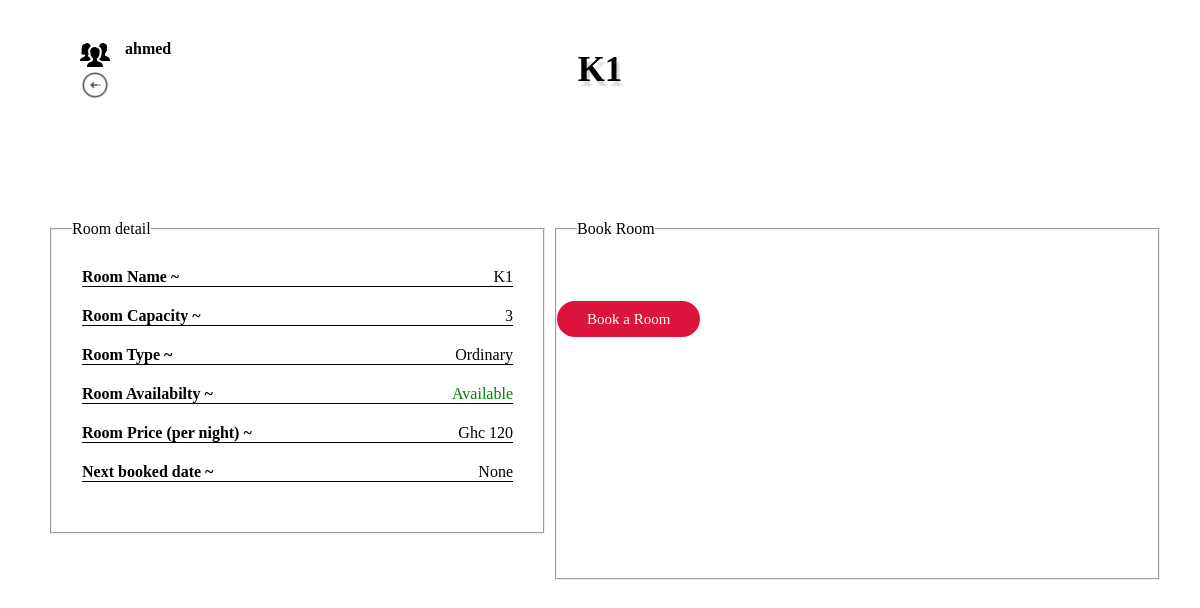
Page /receptionist/emp_room/K1 (signed in) on the committed database.
### receptionist/models.py (models this page shows, shortened)
class Room(models.Model):
    name = models.TextField(max_length=100, primary_key=True, unique=True)
    capacity = models.IntegerField()
    sizes = (
        ('Executive', 'Executive'),
        ('Ordinary', 'Ordinary'),
        ('Standard', 'Standard'),
        )
    grade = models.CharField(max_length=100, choices=sizes)
    price = models.IntegerField()
    availability = models.BooleanField(default=True)
    next_booked_date = models.DateField(null=True, blank=True)
    next_free_date = models.DateField(null=True, blank=True)

### receptionist/views.py (the view)
@login_required(login_url = './emp_login')
def emp_room(request, pk):
    room = Room.objects.get(name= pk)
    room_name = room.name
    booker = Booking.objects.filter(room_name=room_name).first()
    if request.method == 'POST':
        booker.active = False
        room.availability = True
        booker.save()
        room.save()
        return redirect('../emp_rooms')
    return render(request, 'emp_room.html', {'room': room, 'booker':booker})

### templates/emp_room.html (shortened to what this page needs)
{% load static %}
<!DOCTYPE html>
<html lang="en">
<head>
    <link rel="stylesheet" href={% static "style.css" %}>
</head>
<body class="body1">
    <div class="container dash1">
        <h2>{{room.name}}</h2>
        <div class="logout1">
            <div class="iden">
                <img src={% static  "./images/icons/people_60px.png" %} alt="">
                {% if user.is_authenticated %}
                <p>{{user.username}}</p>
                {% endif %}
            </div>
            <a href="../emp_rooms"><img src={% static "./images/icons/back_arrow_64px.png" %} alt=""></a>
        </div>
        <div class="main_body">
            <aside class="aside1">
                <fieldset>
                    <legend>Room detail</legend>
                    <div class="details">
                        <div class="line">
                            <label for="">Room Name ~</label>
                            <span>{{room.name}}</span>
                        </div>
                        <div class="line">
                            <label for="">Room Capacity ~</label>
                            <span>{{room.capacity}}</span>
                        </div>
                        <div class="line">
                            <label for="">Room Type ~</label>
                            <span>{{room.grade}}</span>
                        </div>
                        {% if room.availability is True %}
                        <div class="line">
                            <label for="">Room Availabilty ~</label>
                            <span class="available">Available</span>
                        </div>
                        {% else %}
                        <div class="line">
                            <label for="">Room Availabilty ~</label>
                            <span class="unavailable">Unavailable</span>
                        </div>
                        {% endif %}
                        <div class="line">
                            <label for="">Room Price (per night) ~</label>
                            <span>Ghc {{room.price}}</span>
                        </div>
                        <div class="line">
                            <label for="">Next booked date ~</label>
                            <span>{{room.next_booked_date}}</span>
                        </div>
                    </div>
            </aside>
            <aside class="aside2">
                <fieldset>
                    <legend>Book Room</legend>
                    {% if room.availability is False %}
                    <form method="post" class="details">
                        {% csrf_token %}
                        <div class="one">
                            <label for="">Booking ID</label>
                            <span>{{booker.booking_id}}</span>
                        </div>
                        <div class="one">
                            <label for="">Name</label>
                            <span>{{booker.guest_name}}</span>
                        </div>
                        <div class="one">
                            <label for="">Guests</label>
                            <span>{{booker.no_of_guests}}</span>
                        </div>
                        <div class="one">
                            <label for="">Arrival </label>
                            <span>{{booker.arrival}}</span>
                        </div>
                        <div class="one">
                            <label for="">Departure </label>
                            <span>{{booker.departure}}</span>
                        </div>
                        <div class="one">
                            <label for="">Phone number </label>
                            <span>{{booker.phone_number}}</span>
                        </div>
                        <div class="one">
                            <label for="">Id number </label>
                            <span>{{booker.id_number}}</span>
                        </div>
                        <div class="one">
                            <label for="">Amount Paid</label>
                            <span>{{booker.amount_paid}}</span>
                        </div>
                        <div class="one">
                            <label for="">Price </label>
                            <span>{{booker.price}}</span>
                        </div>
                        <input type="submit" value="Checked Out" class="room_sub">
                    </form>
                    {% else %}
                    <br><br>
                    <br><br>
                    <a href="../emp_book_room" target="_blank" class="book">Book a Room</a>
                    {% endif %}
                </fieldset>
            </aside>
        </div>
    </div>
</body>
</html>

### static/style.css (style rules this page uses)
* { margin: 0; padding: 0; box-sizing: border-box; font-family: Poppins; }
body { display: flex; justify-content: center; align-items: center; min-height: 100vh; min-width: 100vw; }
.body1 { background: url(./images/chris-andrawes-kWXini0GbxU-unsplash.jpg); background-position: center; background-repeat: no-repeat; background-size: cover; }
.container { display: flex; justify-content: center; align-items: center; flex-direction: column; }
.logout1 { position: absolute; top: 0px; left: 30px; padding: 20px; display: flex; flex-direction: column; }
.logout1 img { width: 30px; height: 30px; }
.dash1 { position: relative; width: 95vw; background: rgba(255, 255, 255, 0.863); height: 95vh; border-radius: 20px; }
.dash1 h2 { position: absolute; top: 30px; font-size: 35px; margin-bottom: 40px; text-shadow: 3px 5px 2px rgba(0,0,0,0.15); }
.iden { display: flex; }
.iden p { font-weight: 700; margin-left: 15px; }
.dash1 .main_body { width: 100%; display: grid; grid-template-columns: 45% 55%; gap: 10px; height: 400px; padding: 20px; }
.main_body legend { margin-left: 20px; }
.aside2 { max-height: 470px; }
.aside2 fieldset { height: 100%; }
.details { display: flex; justify-content: center; flex-direction: column; padding: 30px; }
.line { display: flex; justify-content: space-between; align-items: center; border-bottom: 1px solid black; margin-bottom: 20px; }
.line label { font-weight: 600; }
.line span { font-weight: 500; }
.available { color: green; }
.book { padding: 10px 30px; text-align: center; cursor: pointer; background: crimson; border: none; color: white; font-weight: 500; border-radius: 20px; font-size: 15px; text-decoration: none; }

### rows in the picture
Room: name "K1", capacity "3", grade "Ordinary", price "120", next_booked_date "None"

### other values in the picture
{{ user.username }} "ahmed"
